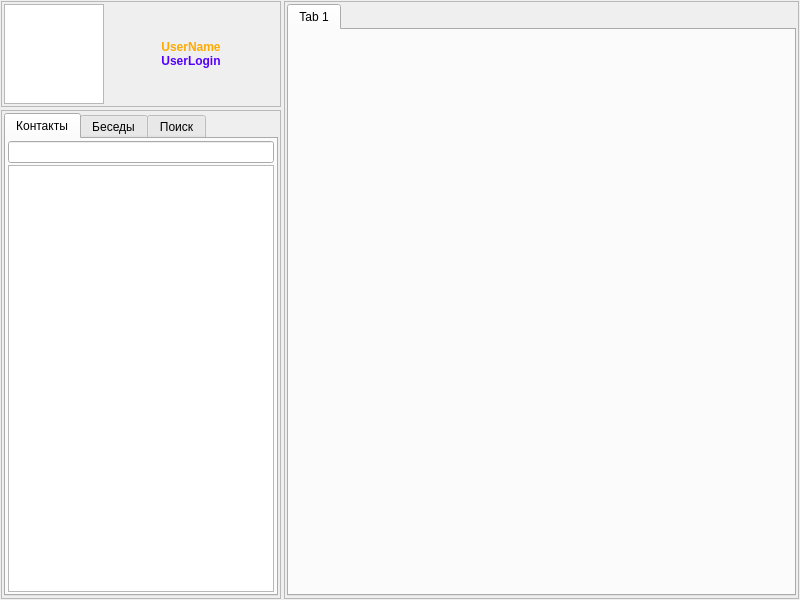
<?xml version="1.0" encoding="UTF-8"?>
<ui version="4.0">
 <class>TfmeMainFrame</class>
 <widget class="QWidget" name="TfmeMainFrame">
  <property name="geometry">
   <rect>
    <x>0</x>
    <y>0</y>
    <width>800</width>
    <height>600</height>
   </rect>
  </property>
  <property name="windowTitle">
   <string>Form</string>
  </property>
  <layout class="QGridLayout" name="gridLayout_2">
   <property name="leftMargin">
    <number>1</number>
   </property>
   <property name="topMargin">
    <number>1</number>
   </property>
   <property name="rightMargin">
    <number>1</number>
   </property>
   <property name="bottomMargin">
    <number>1</number>
   </property>
   <property name="spacing">
    <number>3</number>
   </property>
   <item row="1" column="0">
    <widget class="QFrame" name="ContactsListFrame">
     <property name="minimumSize">
      <size>
       <width>280</width>
       <height>0</height>
      </size>
     </property>
     <property name="maximumSize">
      <size>
       <width>280</width>
       <height>16777215</height>
      </size>
     </property>
     <property name="frameShape">
      <enum>QFrame::StyledPanel</enum>
     </property>
     <property name="frameShadow">
      <enum>QFrame::Raised</enum>
     </property>
     <layout class="QGridLayout" name="gridLayout_3">
      <property name="leftMargin">
       <number>2</number>
      </property>
      <property name="topMargin">
       <number>2</number>
      </property>
      <property name="rightMargin">
       <number>2</number>
      </property>
      <property name="bottomMargin">
       <number>2</number>
      </property>
      <property name="spacing">
       <number>0</number>
      </property>
      <item row="0" column="0">
       <widget class="QTabWidget" name="ContactsTabWidget">
        <property name="currentIndex">
         <number>0</number>
        </property>
        <widget class="QWidget" name="ContactsListTab">
         <attribute name="title">
          <string>Контакты</string>
         </attribute>
         <layout class="QVBoxLayout" name="verticalLayout">
          <property name="spacing">
           <number>2</number>
          </property>
          <property name="leftMargin">
           <number>2</number>
          </property>
          <property name="topMargin">
           <number>2</number>
          </property>
          <property name="rightMargin">
           <number>2</number>
          </property>
          <property name="bottomMargin">
           <number>2</number>
          </property>
          <item>
           <widget class="QLineEdit" name="ContactsFilterLineEdit"/>
          </item>
          <item>
           <widget class="QListView" name="ContactsListView"/>
          </item>
         </layout>
        </widget>
        <widget class="QWidget" name="ConversationsTab">
         <attribute name="title">
          <string>Беседы</string>
         </attribute>
        </widget>
        <widget class="QWidget" name="ContactsFindTab">
         <attribute name="title">
          <string>Поиск</string>
         </attribute>
         <layout class="QVBoxLayout" name="verticalLayout_2">
          <property name="spacing">
           <number>2</number>
          </property>
          <property name="leftMargin">
           <number>2</number>
          </property>
          <property name="topMargin">
           <number>2</number>
          </property>
          <property name="rightMargin">
           <number>2</number>
          </property>
          <property name="bottomMargin">
           <number>2</number>
          </property>
          <item>
           <widget class="QLineEdit" name="ContactsFindLineEdit"/>
          </item>
          <item>
           <widget class="QListView" name="ContactsFindListView"/>
          </item>
         </layout>
        </widget>
       </widget>
      </item>
     </layout>
    </widget>
   </item>
   <item row="0" column="0">
    <widget class="QFrame" name="HeaderFrame">
     <property name="minimumSize">
      <size>
       <width>280</width>
       <height>0</height>
      </size>
     </property>
     <property name="maximumSize">
      <size>
       <width>280</width>
       <height>106</height>
      </size>
     </property>
     <property name="frameShape">
      <enum>QFrame::StyledPanel</enum>
     </property>
     <property name="frameShadow">
      <enum>QFrame::Raised</enum>
     </property>
     <layout class="QGridLayout" name="gridLayout">
      <property name="leftMargin">
       <number>2</number>
      </property>
      <property name="topMargin">
       <number>2</number>
      </property>
      <property name="rightMargin">
       <number>2</number>
      </property>
      <property name="bottomMargin">
       <number>2</number>
      </property>
      <property name="spacing">
       <number>0</number>
      </property>
      <item row="0" column="1">
       <spacer name="UserHS1">
        <property name="orientation">
         <enum>Qt::Horizontal</enum>
        </property>
        <property name="sizeHint" stdset="0">
         <size>
          <width>40</width>
          <height>20</height>
         </size>
        </property>
       </spacer>
      </item>
      <item row="0" column="2">
       <layout class="QVBoxLayout" name="UserParamsLayout">
        <item>
         <spacer name="UserVS1">
          <property name="orientation">
           <enum>Qt::Vertical</enum>
          </property>
          <property name="sizeHint" stdset="0">
           <size>
            <width>20</width>
            <height>40</height>
           </size>
          </property>
         </spacer>
        </item>
        <item>
         <widget class="QLabel" name="UserNameLabel">
          <property name="text">
           <string>&lt;html&gt;&lt;head/&gt;&lt;body&gt;&lt;p&gt;&lt;span style=&quot; font-weight:600; color:#ffaa00;&quot;&gt;UserName&lt;/span&gt;&lt;/p&gt;&lt;/body&gt;&lt;/html&gt;</string>
          </property>
          <property name="textFormat">
           <enum>Qt::AutoText</enum>
          </property>
          <property name="alignment">
           <set>Qt::AlignCenter</set>
          </property>
         </widget>
        </item>
        <item>
         <widget class="QLabel" name="UserLoginLabel">
          <property name="text">
           <string>&lt;html&gt;&lt;head/&gt;&lt;body&gt;&lt;p&gt;&lt;span style=&quot; font-weight:600; color:#5500ff;&quot;&gt;UserLogin&lt;/span&gt;&lt;/p&gt;&lt;/body&gt;&lt;/html&gt;</string>
          </property>
          <property name="alignment">
           <set>Qt::AlignCenter</set>
          </property>
         </widget>
        </item>
        <item>
         <spacer name="UserVS2">
          <property name="orientation">
           <enum>Qt::Vertical</enum>
          </property>
          <property name="sizeHint" stdset="0">
           <size>
            <width>20</width>
            <height>40</height>
           </size>
          </property>
         </spacer>
        </item>
       </layout>
      </item>
      <item row="0" column="3">
       <spacer name="UserHS2">
        <property name="orientation">
         <enum>Qt::Horizontal</enum>
        </property>
        <property name="sizeHint" stdset="0">
         <size>
          <width>40</width>
          <height>20</height>
         </size>
        </property>
       </spacer>
      </item>
      <item row="0" column="0">
       <widget class="QGraphicsView" name="UserAvatarView">
        <property name="minimumSize">
         <size>
          <width>100</width>
          <height>100</height>
         </size>
        </property>
        <property name="maximumSize">
         <size>
          <width>100</width>
          <height>100</height>
         </size>
        </property>
       </widget>
      </item>
     </layout>
    </widget>
   </item>
   <item row="0" column="1" rowspan="2">
    <widget class="QFrame" name="frame">
     <property name="frameShape">
      <enum>QFrame::StyledPanel</enum>
     </property>
     <property name="frameShadow">
      <enum>QFrame::Raised</enum>
     </property>
     <layout class="QVBoxLayout" name="verticalLayout_5">
      <property name="leftMargin">
       <number>2</number>
      </property>
      <property name="topMargin">
       <number>2</number>
      </property>
      <property name="rightMargin">
       <number>2</number>
      </property>
      <property name="bottomMargin">
       <number>2</number>
      </property>
      <item>
       <widget class="QTabWidget" name="tabWidget">
        <property name="tabShape">
         <enum>QTabWidget::Rounded</enum>
        </property>
        <property name="currentIndex">
         <number>0</number>
        </property>
        <widget class="QWidget" name="tab">
         <attribute name="title">
          <string>Tab 1</string>
         </attribute>
        </widget>
       </widget>
      </item>
     </layout>
    </widget>
   </item>
  </layout>
 </widget>
 <resources/>
 <connections/>
</ui>
